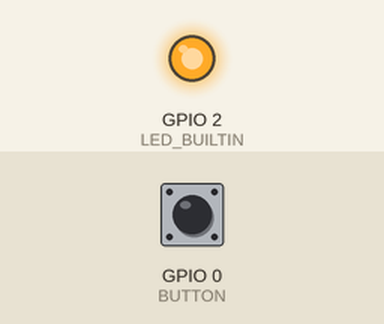
This sketch was run on a simulated ESP8266 (NodeMCU). Shown: output pins drawn as LEDs (lit = HIGH, except the on-board LED, lit = LOW). The inputs (shaded band) are chosen by the test bench; at power-on: GPIO 0 (BUTTON) HIGH. WiFi joins after 1.5 s; servers stay silent unless stated; the local clock reads 2024-03-15 10:24:30 at power-on unless the sketch sets it; not simulated (calls return 0 or success): credentials.h; what the sketch prints to the serial monitor is not drawn.

Above: at 3.0 s.
3.1 s: GPIO 0 (BUTTON) pulled LOW for 1 s
At 3.85 s:
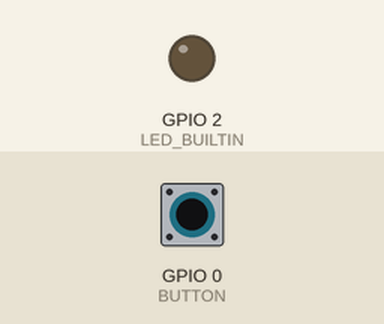
8.0 s: GPIO 0 (BUTTON) pulled LOW for 3.2 s
At 12.0 s:
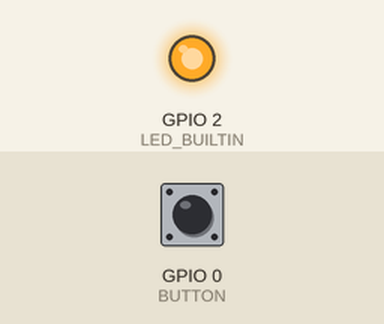
Timing chart, 0 to 13.5 s (numbered marks = the images above; inputs shaded):
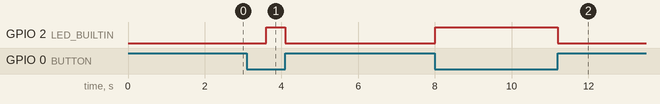

Measured:
- after the input at 3.1 s, GPIO 2 (LED_BUILTIN): LOW → HIGH after 0.50 s, → LOW 0.50 s later
- after the input at 8.0 s, GPIO 2 (LED_BUILTIN): LOW → HIGH at once, → LOW 3.2 s later

The sketch:

main.ino
```cpp
/********************************************************************************************
 *  Create a file named "credentials.h" in the same directory with the following contents:
 *
 *  WiFi Credentials:
 *  #define WIFI_SSID "<your_wifi_ssid>"
 *  #define WIFI_PASSWORD "<your_wifi_password>"
 *
 *  Telegram Bot Credentials:
 *  #define BOT_TOKEN "<your_token_from_botfather>"
 *  #define CHAT_ID "<your_chat_id>"
 *
 *  CHAD DUDES AVOID THIS --> #define WIFI_SSID "<myhomenetwork>"
 *
 *  Make sure to replace the placeholder values with your actual credentials.
 ********************************************************************************************/

#include <ESP8266WiFi.h>
#include <WiFiClientSecure.h>
#include <UniversalTelegramBot.h>
#include <ArduinoJson.h>
#include "credentials.h"
#include "bot-commands.h"

#define BOT_MESSAGE_OPEN "🆘🆘🆘🆘🆘🆘🆘🆘🆘🆘\n\n⚠️ ALERT DOOR OPENED ⚠️"
#define BOT_MESSAGE_CLOSE "❇️ ALERT DOOR CLOSED ✅"

const int BUTTON = 0;
bool door_close = false;

// if you are adding any pass/act-ive indicators use "true"
bool breq_flag = false;
bool buzz_flag = false;
const int BUZZ_PIN = 10;

const unsigned long BOT_MTBS = 1000;

X509List cert(TELEGRAM_CERTIFICATE_ROOT);
WiFiClientSecure secured_client;
UniversalTelegramBot bot(BOT_TOKEN, secured_client);
unsigned long bot_lasttime;          // last time messages' scan has been done
bool Start = false;

void handleNewMessages(int numNewMessages)
{
  Serial.println("handleNewMessages");
  Serial.println(String(numNewMessages));

  for (int i = 0; i < numNewMessages; i++)
  {
    String chat_id = bot.messages[i].chat_id;
    String text = bot.messages[i].text;
    String from_name = bot.messages[i].from_name;

    String chat_title = bot.messages[i].chat_title;
    String date = bot.messages[i].date;
    String type = bot.messages[i].type;

    // Additional properties (not needed tho :} )
    String file_caption = bot.messages[i].file_caption;
    String file_path = bot.messages[i].file_path;
    String file_name = bot.messages[i].file_name;
    boolean hasDocument = bot.messages[i].hasDocument;
    long file_size = bot.messages[i].file_size;
    float longitude = bot.messages[i].longitude;
    float latitude = bot.messages[i].latitude;
    int update_id = bot.messages[i].update_id;
    int message_id = bot.messages[i].message_id;

    // Reply information
    int reply_to_message_id = bot.messages[i].reply_to_message_id;
    String reply_to_text = bot.messages[i].reply_to_text;

    // Query ID (assuming query_id is associated with some specific type of message)
    String query_id = bot.messages[i].query_id;

    // Construct your message add whatever you want :3


    if (from_name == "")
      from_name = "Guest";

    if (text == "/sendipaddress" && chat_id == CHAT_ID)
    {
      bot.sendChatAction(CHAT_ID, "typing");

      IPAddress localIP = WiFi.localIP();
      String ip_address = localIP.toString();

      String new_message = "𝐈𝐧𝐢𝐭𝐢𝐚𝐭𝐢𝐧𝐠  𝐃𝐨𝐨𝐫-𝐋𝐨𝐠-𝐀𝐥𝐞𝐫𝐭-𝐒𝐲𝐬𝐭𝐞𝐦-𝐁𝐨𝐭  𝐒𝐞𝐪𝐮𝐞𝐧𝐜𝐞" ;
      new_message += "\n\n💠 Trigger Mode : Super User ~ MANUAL 🛑" ;
      new_message += "\n\n💠 Triggered By : " + from_name ;
      new_message += "\n\nBot Status : ONLINE AND READY ✅" ;
      new_message += "\n\n🌐 IP address : " + ip_address ;

      bot.sendMessage(CHAT_ID, new_message, "");
    }
    else if (text != "/sendipaddress" && chat_id == CHAT_ID)
    {
      String new_message2 = "Super User...\n\n" + text ;
      new_message2 += "\n\nThat's not allowed 🥺💚" ;
      bot.sendMessage(CHAT_ID, new_message2);
    }
    else
    {
      String message ="❎ RANDOM TRIGGER ❎\n\nName : " + from_name +
                      "\nSent Text : " + text +
                      "\n\nChat ID : " + chat_id +
                      "\nChat Title : " + chat_title +
                      "\nDate : " + date +
                      "\nType : " + type +
                      "\nUpdate ID : " + update_id +
                      "\nMessage ID : " + message_id +
                      "\nFile Caption : " + file_caption +
                      "\nFile Path : " + file_path +
                      "\nFile Name : " + file_name +
                      "\nHas Document : " + hasDocument +
                      "\nFile Size : " + file_size +
                      "\nLatitude  : " + latitude +
                      "\nLongitude : " + longitude +
                      "\nReply to Message I'D : " + reply_to_message_id +
                      "\nReply to Text : " + reply_to_text +
                      "\nQuery ID : " + query_id;
      bot.sendMessage(CHAT_ID, message, "");
    }
  }
}

void setup() {
  pinMode(BUTTON, INPUT_PULLUP);
  pinMode(LED_BUILTIN, OUTPUT);

  Serial.begin(115200);
  Serial.println();

 // attempt to connect to Wifi network:
  Serial.print("Connecting to Wifi SSID ");
  Serial.print(WIFI_SSID);
  WiFi.begin(WIFI_SSID, WIFI_PASSWORD);
  secured_client.setTrustAnchors(&cert); // Add root certificate for api.telegram.org
  while (WiFi.status() != WL_CONNECTED)
  {
    Serial.print(".");
    delay(500);
  }
  Serial.print("\nWiFi connected. IP address: ");
  IPAddress localIP = WiFi.localIP();
  String ip_address = localIP.toString();
  Serial.println(ip_address);

  Serial.print("Retrieving time: ");
  configTime(0, 0, "pool.ntp.org"); // get UTC time via NTP
  time_t now = time(nullptr);
  while (now < 24 * 3600)
  {
    Serial.print(".");
    delay(100);
    now = time(nullptr);
  }
  Serial.println(now);

  bot.sendMessage(CHAT_ID, "𝐈𝐧𝐢𝐭𝐢𝐚𝐭𝐢𝐧𝐠  𝐃𝐨𝐨𝐫-𝐋𝐨𝐠-𝐀𝐥𝐞𝐫𝐭-𝐒𝐲𝐬𝐭𝐞𝐦-𝐁𝐨𝐭  𝐒𝐞𝐪𝐮𝐞𝐧𝐜𝐞\n\n💠 Trigger Mode : BOOT\n\nBot Started...\n\nBOT ONLINE AND READY ✅\n\n🌐 IP address : "+ ip_address + "", "");

}
void buzz_ntfy(bool bflag) {
  if (breq_flag) {
    if (bflag) {
      digitalWrite(BUZZ_PIN, HIGH);
    }
    else {
      digitalWrite(BUZZ_PIN, LOW);
    }
  }
}
void door_open() {
  // Changed to send a Telegram message
  bot.sendMessage(CHAT_ID, BOT_MESSAGE_OPEN);
  door_close = false;
  buzz_ntfy(true);
}
void door_closed() {
  // Changed to send a Telegram message
  bot.sendMessage(CHAT_ID, BOT_MESSAGE_CLOSE);
  door_close = true;
  buzz_ntfy(false);
}
void loop() {

  if (millis() - bot_lasttime > BOT_MTBS)
  {
    int numNewMessages = bot.getUpdates(bot.last_message_received + 1);

    while (numNewMessages)
    {
      Serial.println("got response");
      handleNewMessages(numNewMessages);
      numNewMessages = bot.getUpdates(bot.last_message_received + 1);
    }

    bot_lasttime = millis();
  }

  int button = digitalRead(BUTTON);
  if (button == LOW)
  {
    digitalWrite(LED_BUILTIN, HIGH);
    if (door_close == false)
    {
      door_closed();
    }
  }
  else
  {
    digitalWrite(LED_BUILTIN, LOW);
    door_open();
  }
}
```

bot-commands.h
```cpp
#include <ESP8266WiFi.h>
#include <WiFiClientSecure.h>
#include <UniversalTelegramBot.h>
```
